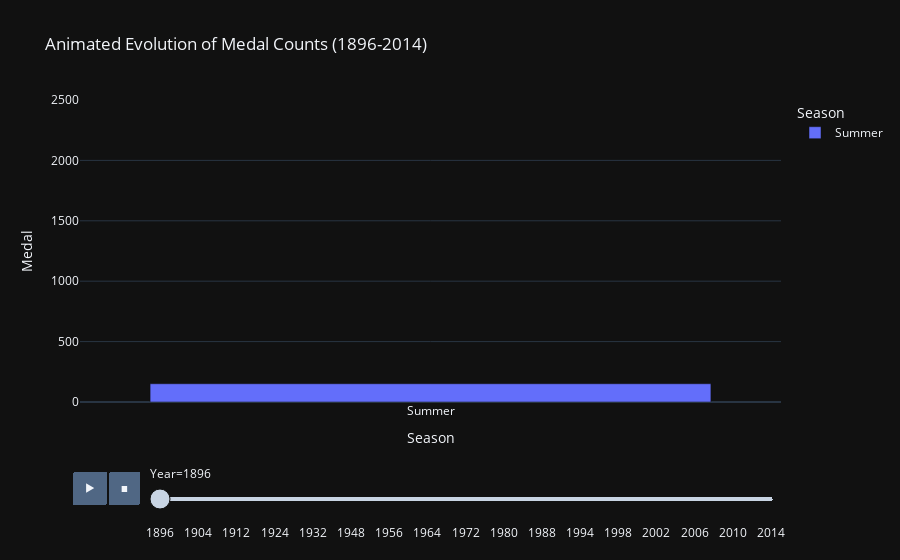

Notebook source saved alongside this figure:
### Markdown cell above
### 2.2 The Rise of the Games (Timeline)
Visualizing the explosion of participation over the last century.

### Code cell
# Aggregating medals by Year and Season
timeline = olympics_merged.groupby(['Year', 'Season'])['Medal'].count().reset_index()

fig = px.bar(timeline, x='Season', y='Medal', color='Season', animation_frame='Year',
             range_y=[0, 2500], title='Animated Evolution of Medal Counts (1896-2014)',
             template='plotly_dark')
fig.show()

### Figure 1 — Plotly figure (JSON) as saved in the notebook; plotly's stock layout.template omitted (floating-point values rounded to 4 significant figures)
{"data": [{"hovertemplate": "Season=%{x}<br>Year=1896<br>Medal=%{y}<extra></extra>", "legendgroup": "Summer", "marker": {"color": "#636efa", "pattern": {"shape": ""}}, "name": "Summer", "orientation": "v", "showlegend": true, "textposition": "auto", "type": "bar", "x": ["Summer"], "xaxis": "x", "y": [151], "yaxis": "y"}], "layout": {"barmode": "relative", "legend": {"title": {"text": "Season"}, "tracegroupgap": 0}, "sliders": [{"active": 0, "currentvalue": {"prefix": "Year="}, "len": 0.9, "pad": {"b": 10, "t": 60}, "steps": [{"args": [["1896"], {"frame": {"duration": 0, "redraw": true}, "fromcurrent": true, "mode": "immediate", "transition": {"duration": 0, "easing": "linear"}}], "label": "1896", "method": "animate"}, {"args": [["1900"], {"frame": {"duration": 0, "redraw": true}, "fromcurrent": true, "mode": "immediate", "transition": {"duration": 0, "easing": "linear"}}], "label": "1900", "method": "animate"}, {"args": [["1904"], {"frame": {"duration": 0, "redraw": true}, "fromcurrent": true, "mode": "immediate", "transition": {"duration": 0, "easing": "linear"}}], "label": "1904", "method": "animate"}, {"args": [["1908"], {"frame": {"duration": 0, "redraw": true}, "fromcurrent": true, "mode": "immediate", "transition": {"duration": 0, "easing": "linear"}}], "label": "1908", "method": "animate"}, {"args": [["1912"], {"frame": {"duration": 0, "redraw": true}, "fromcurrent": true, "mode": "immediate", "transition": {"duration": 0, "easing": "linear"}}], "label": "1912", "method": "animate"}, {"args": [["1920"], {"frame": {"duration": 0, "redraw": true}, "fromcurrent": true, "mode": "immediate", "transition": {"duration": 0, "easing": "linear"}}], "label": "1920", "method": "animate"}, {"args": [["1924"], {"frame": {"duration": 0, "redraw": true}, "fromcurrent": true, "mode": "immediate", "transition": {"duration": 0, "easing": "linear"}}], "label": "1924", "method": "animate"}, {"args": [["1928"], {"frame": {"duration": 0, "redraw": true}, "fromcurrent": true, "mode": "immediate", "transition": {"duration": 0, "easing": "linear"}}], "label": "1928", "method": "animate"}, {"args": [["1932"], {"frame": {"duration": 0, "redraw": true}, "fromcurrent": true, "mode": "immediate", "transition": {"duration": 0, "easing": "linear"}}], "label": "1932", "method": "animate"}, {"args": [["1936"], {"frame": {"duration": 0, "redraw": true}, "fromcurrent": true, "mode": "immediate", "transition": {"duration": 0, "easing": "linear"}}], "label": "1936", "method": "animate"}, {"args": [["1948"], {"frame": {"duration": 0, "redraw": true}, "fromcurrent": true, "mode": "immediate", "transition": {"duration": 0, "easing": "linear"}}], "label": "1948", "method": "animate"}, {"args": [["1952"], {"frame": {"duration": 0, "redraw": true}, "fromcurrent": true, "mode": "immediate", "transition": {"duration": 0, "easing": "linear"}}], "label": "1952", "method": "animate"}, {"args": [["1956"], {"frame": {"duration": 0, "redraw": true}, "fromcurrent": true, "mode": "immediate", "transition": {"duration": 0, "easing": "linear"}}], "label": "1956", "method": "animate"}, {"args": [["1960"], {"frame": {"duration": 0, "redraw": true}, "fromcurrent": true, "mode": "immediate", "transition": {"duration": 0, "easing": "linear"}}], "label": "1960", "method": "animate"}, {"args": [["1964"], {"frame": {"duration": 0, "redraw": true}, "fromcurrent": true, "mode": "immediate", "transition": {"duration": 0, "easing": "linear"}}], "label": "1964", "method": "animate"}, {"args": [["1968"], {"frame": {"duration": 0, "redraw": true}, "fromcurrent": true, "mode": "immediate", "transition": {"duration": 0, "easing": "linear"}}], "label": "1968", "method": "animate"}, {"args": [["1972"], {"frame": {"duration": 0, "redraw": true}, "fromcurrent": true, "mode": "immediate", "transition": {"duration": 0, "easing": "linear"}}], "label": "1972", "method": "animate"}, {"args": [["1976"], {"frame": {"duration": 0, "redraw": true}, "fromcurrent": true, "mode": "immediate", "transition": {"duration": 0, "easing": "linear"}}], "label": "1976", "method": "animate"}, {"args": [["1980"], {"frame": {"duration": 0, "redraw": true}, "fromcurrent": true, "mode": "immediate", "transition": {"duration": 0, "easing": "linear"}}], "label": "1980", "method": "animate"}, {"args": [["1984"], {"frame": {"duration": 0, "redraw": true}, "fromcurrent": true, "mode": "immediate", "transition": {"duration": 0, "easing": "linear"}}], "label": "1984", "method": "animate"}, {"args": [["1988"], {"frame": {"duration": 0, "redraw": true}, "fromcurrent": true, "mode": "immediate", "transition": {"duration": 0, "easing": "linear"}}], "label": "1988", "method": "animate"}, {"args": [["1992"], {"frame": {"duration": 0, "redraw": true}, "fromcurrent": true, "mode": "immediate", "transition": {"duration": 0, "easing": "linear"}}], "label": "1992", "method": "animate"}, {"args": [["1994"], {"frame": {"duration": 0, "redraw": true}, "fromcurrent": true, "mode": "immediate", "transition": {"duration": 0, "easing": "linear"}}], "label": "1994", "method": "animate"}, {"args": [["1996"], {"frame": {"duration": 0, "redraw": true}, "fromcurrent": true, "mode": "immediate", "transition": {"duration": 0, "easing": "linear"}}], "label": "1996", "method": "animate"}, {"args": [["1998"], {"frame": {"duration": 0, "redraw": true}, "fromcurrent": true, "mode": "immediate", "transition": {"duration": 0, "easing": "linear"}}], "label": "1998", "method": "animate"}, {"args": [["2000"], {"frame": {"duration": 0, "redraw": true}, "fromcurrent": true, "mode": "immediate", "transition": {"duration": 0, "easing": "linear"}}], "label": "2000", "method": "animate"}, {"args": [["2002"], {"frame": {"duration": 0, "redraw": true}, "fromcurrent": true, "mode": "immediate", "transition": {"duration": 0, "easing": "linear"}}], "label": "2002", "method": "animate"}, {"args": [["2004"], {"frame": {"duration": 0, "redraw": true}, "fromcurrent": true, "mode": "immediate", "transition": {"duration": 0, "easing": "linear"}}], "label": "2004", "method": "animate"}, {"args": [["2006"], {"frame": {"duration": 0, "redraw": true}, "fromcurrent": true, "mode": "immediate", "transition": {"duration": 0, "easing": "linear"}}], "label": "2006", "method": "animate"}, {"args": [["2008"], {"frame": {"duration": 0, "redraw": true}, "fromcurrent": true, "mode": "immediate", "transition": {"duration": 0, "easing": "linear"}}], "label": "2008", "method": "animate"}, {"args": [["2010"], {"frame": {"duration": 0, "redraw": true}, "fromcurrent": true, "mode": "immediate", "transition": {"duration": 0, "easing": "linear"}}], "label": "2010", "method": "animate"}, {"args": [["2012"], {"frame": {"duration": 0, "redraw": true}, "fromcurrent": true, "mode": "immediate", "transition": {"duration": 0, "easing": "linear"}}], "label": "2012", "method": "animate"}, {"args": [["2014"], {"frame": {"duration": 0, "redraw": true}, "fromcurrent": true, "mode": "immediate", "transition": {"duration": 0, "easing": "linear"}}], "label": "2014", "method": "animate"}], "x": 0.1, "xanchor": "left", "y": 0, "yanchor": "top"}], "title": {"text": "Animated Evolution of Medal Counts (1896-2014)"}, "updatemenus": [{"buttons": [{"args": [null, {"frame": {"duration": 500, "redraw": true}, "fromcurrent": true, "mode": "immediate", "transition": {"duration": 500, "easing": "linear"}}], "label": "&#9654;", "method": "animate"}, {"args": [[null], {"frame": {"duration": 0, "redraw": true}, "fromcurrent": true, "mode": "immediate", "transition": {"duration": 0, "easing": "linear"}}], "label": "&#9724;", "method": "animate"}], "direction": "left", "pad": {"r": 10, "t": 70}, "showactive": false, "type": "buttons", "x": 0.1, "xanchor": "right", "y": 0, "yanchor": "top"}], "xaxis": {"anchor": "y", "categoryarray": ["Summer", "Winter"], "categoryorder": "array", "domain": [0, 1], "title": {"text": "Season"}}, "yaxis": {"anchor": "x", "domain": [0, 1], "range": [0, 2500], "title": {"text": "Medal"}}}}
